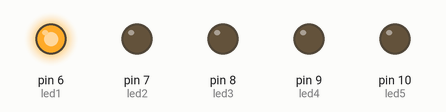
This sketch was run on a simulated Arduino Uno, built with avr-gcc and run on an emulated ATmega328P. On the bench: output pins drawn as LEDs (lit = HIGH).

Above: at 0.1 s.
At 1.1 s:
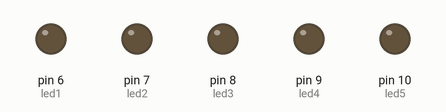
At 2.1 s:
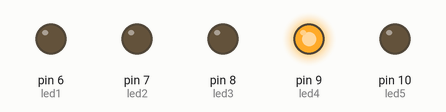
At 4.1 s:
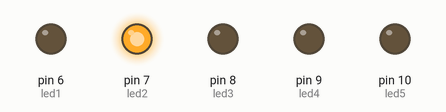
At 5.3 s:
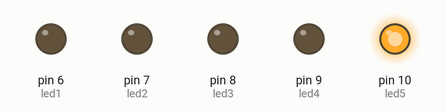
At 8.1 s:
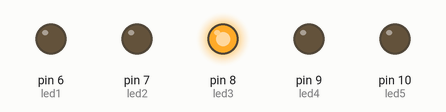
Timing chart, 0 to 8.4 s (numbered marks = the images above):
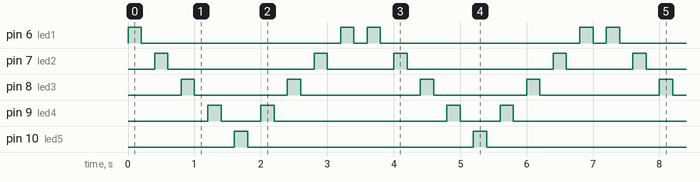

Measured:
- by itself, pin 6 (led1): repeats every 3.6 s: LOW 3.0 s, HIGH 0.20 s, LOW 0.20 s, HIGH 0.20 s
- by itself, pin 7 (led2): repeats every 3.6 s: LOW 2.2 s, HIGH 0.20 s, LOW 1.0 s, HIGH 0.20 s
- by itself, pin 8 (led3): repeats every 3.6 s: LOW 1.4 s, HIGH 0.20 s, LOW 1.8 s, HIGH 0.20 s
- by itself, pin 9 (led4): repeats every 3.6 s: LOW 0.60 s, HIGH 0.20 s, LOW 2.6 s, HIGH 0.20 s
- by itself, pin 10 (led5): alternates HIGH for 0.20 s and LOW for 3.4 s

The sketch:

E01_PrenderLedsDerechaIzq.ino
```cpp
int led1 = 6;
int led2 = 7;
int led3 = 8;
int led4 = 9;
int led5 = 10;

void setup() {
    pinMode(led1, OUTPUT);
    pinMode(led2, OUTPUT);
    pinMode(led3, OUTPUT);
    pinMode(led4, OUTPUT);
    pinMode(led5, OUTPUT);
}

void loop() {
    // Encender LEDs en una dirección
    digitalWrite(led1, LOW);
    digitalWrite(led2, LOW);
    digitalWrite(led3, LOW);
    digitalWrite(led4, LOW);
    digitalWrite(led5, LOW);

    digitalWrite(led1, HIGH);
    delay(200);
    digitalWrite(led1, LOW);
    delay(200);

    digitalWrite(led2, HIGH);
    delay(200);
    digitalWrite(led2, LOW);
    delay(200);

    digitalWrite(led3, HIGH);
    delay(200);
    digitalWrite(led3, LOW);
    delay(200);

    digitalWrite(led4, HIGH);
    delay(200);
    digitalWrite(led4, LOW);
    delay(200);

    digitalWrite(led5, HIGH);
    delay(200);
    digitalWrite(led5, LOW);
    delay(200);

    // Encender LEDs en la otra dirección
    digitalWrite(led4, HIGH);
    delay(200);
    digitalWrite(led4, LOW);
    delay(200);

    digitalWrite(led3, HIGH);
    delay(200);
    digitalWrite(led3, LOW);
    delay(200);

    digitalWrite(led2, HIGH);
    delay(200);
    digitalWrite(led2, LOW);
    delay(200);

    digitalWrite(led1, HIGH);
    delay(200);
    digitalWrite(led1, LOW);
    delay(200);
}
```
